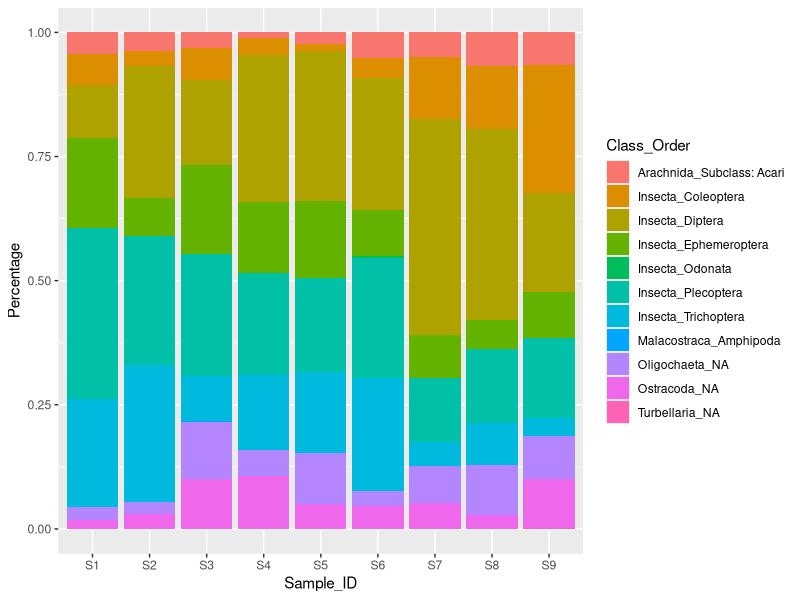
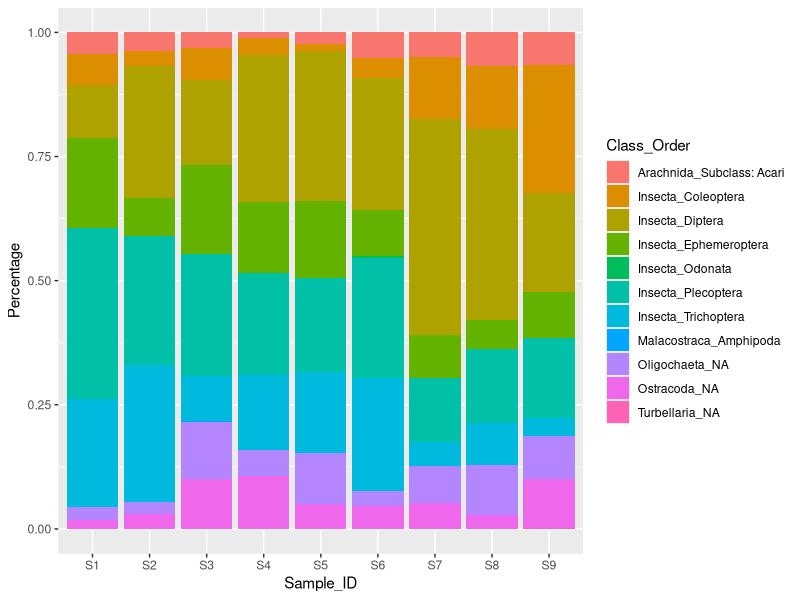

The R script that drew these images, in order:
library(readxl)
library(tidyverse)
library(ggplot2)

Redwood_BMI_2020 <- read_excel("Data/GGNRA_Redwood_Creek_July2020_BMI.xls", sheet = 3, col_names = FALSE)

# Replace bad column names
Col_Names <- c("Class","Order","S1","S2","S3","S4","S5","S6","S7","S8","S9")
Redwood_BMI_2020 <- Redwood_BMI_2020[4:14,]
names(Redwood_BMI_2020) <- Col_Names

# Replace NAs with 0s in col 3:11 and convert to numeric
Redwood_BMI_2020[,3:11][is.na(Redwood_BMI_2020[,3:11])] <- "0"
Redwood_BMI_2020[,3:11] <- lapply(Redwood_BMI_2020[,3:11],as.numeric)

# Make date-sample ID df for merging
Sample_IDs <- c("S1","S2","S3","S4","S5","S6","S7","S8","S9")
Dates <- c("16/7/2020",	"16/7/2020", "16/7/2020", "16/7/2020",	"16/7/2020",	"16/7/2020",	"17/7/2020",	"17/7/2020",	"17/7/2020")
Dates <- as.POSIXct(Dates, format = "%d/%m/%Y", timezone = "PDT")
Sample_Dates_df <- data.frame(Sample_ID = as.character(Sample_IDs),
                              Date = Dates)

# Make Redwood_BMI_2020 df longer and merge with date-sample df
Redwood_BMI_2020_Longer <- Redwood_BMI_2020 %>%
  pivot_longer(cols = 3:11, names_to = "Sample_ID", values_to = "Count") %>%
  left_join(Sample_Dates_df, by = "Sample_ID") %>%
  mutate(Class_Order = paste0(Class, "_", Order))

# Redwood_BMI_2020 Percentage Conversions
Totalcounts <- Redwood_BMI_2020_Longer %>% 
  group_by(Sample_ID) %>%
  summarize(Totalcounts = sum(Count))

Redwood_BMI_2020_Longer <- Redwood_BMI_2020_Longer %>%
  left_join(Totalcounts, by = "Sample_ID") %>%
  mutate(Percentage = Count/Totalcounts)
 
# Sanity plots
ggplot(Redwood_BMI_2020_Longer, aes(x = Sample_ID, y = Percentage, fill = Class_Order)) +
  geom_bar(stat = "identity")

ggsave("Figures/Redwood_BMI_Averages.png")
